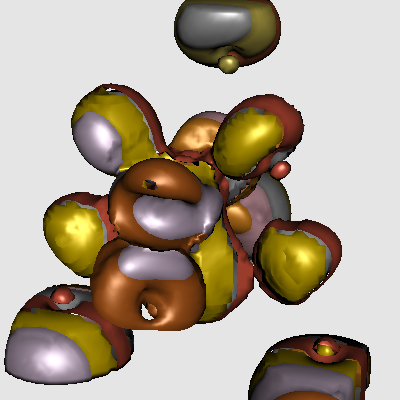

This figure's Python source:
#!/usr/bin/env python

# Test marching contours on image data cast to various scalar types.

# Factory overrides
import vtkmodules.vtkInteractionStyle  # noqa: F401
import vtkmodules.vtkRenderingFreeType  # noqa: F401
import vtkmodules.vtkRenderingOpenGL2  # noqa: F401

import os

from vtkmodules.vtkCommonColor import vtkNamedColors
from vtkmodules.vtkFiltersGeneral import vtkMarchingContourFilter
from vtkmodules.vtkFiltersModeling import vtkOutlineFilter
from vtkmodules.vtkIOLegacy import vtkStructuredPointsReader
from vtkmodules.vtkImagingCore import (
    vtkImageCast,
    vtkImageClip,
)
from vtkmodules.vtkRenderingCore import (
    vtkActor,
    vtkPolyDataMapper,
    vtkRenderWindow,
    vtkRenderWindowInteractor,
    vtkRenderer,
)

named_colors = vtkNamedColors()

# Read structured points
structured_reader = vtkStructuredPointsReader()
data_dir = os.environ.get("VPE_DATA_DIR", os.path.dirname(os.path.abspath(__file__)))

structured_reader.SetFileName(os.path.join(data_dir, "ironProt.vtk"))

# Clip/Cast/Iso pipeline 0: UnsignedChar
clip_0 = vtkImageClip()
clip_0.SetInputConnection(structured_reader.GetOutputPort())
clip_0.SetOutputWholeExtent(-1000, 1000, -1000, 1000, 1, 6)

cast_0 = vtkImageCast()
cast_0.SetOutputScalarTypeToUnsignedChar()
cast_0.SetInputConnection(clip_0.GetOutputPort())
cast_0.ClampOverflowOn()

iso_0 = vtkMarchingContourFilter()
iso_0.SetInputConnection(cast_0.GetOutputPort())
iso_0.GenerateValues(1, 30, 30)

mapper_0 = vtkPolyDataMapper()
mapper_0.SetInputConnection(iso_0.GetOutputPort())
mapper_0.ScalarVisibilityOff()

rgb_0 = [0.0, 0.0, 0.0]
named_colors.GetColorRGB("flesh", rgb_0)
actor_0 = vtkActor()
actor_0.SetMapper(mapper_0)
actor_0.GetProperty().SetDiffuseColor(rgb_0)
actor_0.GetProperty().SetSpecularPower(30)
actor_0.GetProperty().SetDiffuse(.7)
actor_0.GetProperty().SetSpecular(.5)

# Clip/Cast/Iso pipeline 1: Char
clip_1 = vtkImageClip()
clip_1.SetInputConnection(structured_reader.GetOutputPort())
clip_1.SetOutputWholeExtent(-1000, 1000, -1000, 1000, 6, 11)

cast_1 = vtkImageCast()
cast_1.SetOutputScalarTypeToChar()
cast_1.SetInputConnection(clip_1.GetOutputPort())
cast_1.ClampOverflowOn()

iso_1 = vtkMarchingContourFilter()
iso_1.SetInputConnection(cast_1.GetOutputPort())
iso_1.GenerateValues(1, 30, 30)

mapper_1 = vtkPolyDataMapper()
mapper_1.SetInputConnection(iso_1.GetOutputPort())
mapper_1.ScalarVisibilityOff()

rgb_1 = [0.0, 0.0, 0.0]
named_colors.GetColorRGB("banana", rgb_1)
actor_1 = vtkActor()
actor_1.SetMapper(mapper_1)
actor_1.GetProperty().SetDiffuseColor(rgb_1)
actor_1.GetProperty().SetSpecularPower(30)
actor_1.GetProperty().SetDiffuse(.7)
actor_1.GetProperty().SetSpecular(.5)

# Clip/Cast/Iso pipeline 2: Short
clip_2 = vtkImageClip()
clip_2.SetInputConnection(structured_reader.GetOutputPort())
clip_2.SetOutputWholeExtent(-1000, 1000, -1000, 1000, 11, 16)

cast_2 = vtkImageCast()
cast_2.SetOutputScalarTypeToShort()
cast_2.SetInputConnection(clip_2.GetOutputPort())
cast_2.ClampOverflowOn()

iso_2 = vtkMarchingContourFilter()
iso_2.SetInputConnection(cast_2.GetOutputPort())
iso_2.GenerateValues(1, 30, 30)

mapper_2 = vtkPolyDataMapper()
mapper_2.SetInputConnection(iso_2.GetOutputPort())
mapper_2.ScalarVisibilityOff()

rgb_2 = [0.0, 0.0, 0.0]
named_colors.GetColorRGB("grey", rgb_2)
actor_2 = vtkActor()
actor_2.SetMapper(mapper_2)
actor_2.GetProperty().SetDiffuseColor(rgb_2)
actor_2.GetProperty().SetSpecularPower(30)
actor_2.GetProperty().SetDiffuse(.7)
actor_2.GetProperty().SetSpecular(.5)

# Clip/Cast/Iso pipeline 3: UnsignedShort
clip_3 = vtkImageClip()
clip_3.SetInputConnection(structured_reader.GetOutputPort())
clip_3.SetOutputWholeExtent(-1000, 1000, -1000, 1000, 16, 21)

cast_3 = vtkImageCast()
cast_3.SetOutputScalarTypeToUnsignedShort()
cast_3.SetInputConnection(clip_3.GetOutputPort())
cast_3.ClampOverflowOn()

iso_3 = vtkMarchingContourFilter()
iso_3.SetInputConnection(cast_3.GetOutputPort())
iso_3.GenerateValues(1, 30, 30)

mapper_3 = vtkPolyDataMapper()
mapper_3.SetInputConnection(iso_3.GetOutputPort())
mapper_3.ScalarVisibilityOff()

rgb_3 = [0.0, 0.0, 0.0]
named_colors.GetColorRGB("pink", rgb_3)
actor_3 = vtkActor()
actor_3.SetMapper(mapper_3)
actor_3.GetProperty().SetDiffuseColor(rgb_3)
actor_3.GetProperty().SetSpecularPower(30)
actor_3.GetProperty().SetDiffuse(.7)
actor_3.GetProperty().SetSpecular(.5)

# Clip/Cast/Iso pipeline 4: Int
clip_4 = vtkImageClip()
clip_4.SetInputConnection(structured_reader.GetOutputPort())
clip_4.SetOutputWholeExtent(-1000, 1000, -1000, 1000, 21, 26)

cast_4 = vtkImageCast()
cast_4.SetOutputScalarTypeToInt()
cast_4.SetInputConnection(clip_4.GetOutputPort())
cast_4.ClampOverflowOn()

iso_4 = vtkMarchingContourFilter()
iso_4.SetInputConnection(cast_4.GetOutputPort())
iso_4.GenerateValues(1, 30, 30)

mapper_4 = vtkPolyDataMapper()
mapper_4.SetInputConnection(iso_4.GetOutputPort())
mapper_4.ScalarVisibilityOff()

rgb_4 = [0.0, 0.0, 0.0]
named_colors.GetColorRGB("carrot", rgb_4)
actor_4 = vtkActor()
actor_4.SetMapper(mapper_4)
actor_4.GetProperty().SetDiffuseColor(rgb_4)
actor_4.GetProperty().SetSpecularPower(30)
actor_4.GetProperty().SetDiffuse(.7)
actor_4.GetProperty().SetSpecular(.5)

# Clip/Cast/Iso pipeline 5: UnsignedInt
clip_5 = vtkImageClip()
clip_5.SetInputConnection(structured_reader.GetOutputPort())
clip_5.SetOutputWholeExtent(-1000, 1000, -1000, 1000, 26, 31)

cast_5 = vtkImageCast()
cast_5.SetOutputScalarTypeToUnsignedInt()
cast_5.SetInputConnection(clip_5.GetOutputPort())
cast_5.ClampOverflowOn()

iso_5 = vtkMarchingContourFilter()
iso_5.SetInputConnection(cast_5.GetOutputPort())
iso_5.GenerateValues(1, 30, 30)

mapper_5 = vtkPolyDataMapper()
mapper_5.SetInputConnection(iso_5.GetOutputPort())
mapper_5.ScalarVisibilityOff()

rgb_5 = [0.0, 0.0, 0.0]
named_colors.GetColorRGB("gainsboro", rgb_5)
actor_5 = vtkActor()
actor_5.SetMapper(mapper_5)
actor_5.GetProperty().SetDiffuseColor(rgb_5)
actor_5.GetProperty().SetSpecularPower(30)
actor_5.GetProperty().SetDiffuse(.7)
actor_5.GetProperty().SetSpecular(.5)

# Clip/Cast/Iso pipeline 6: Long
clip_6 = vtkImageClip()
clip_6.SetInputConnection(structured_reader.GetOutputPort())
clip_6.SetOutputWholeExtent(-1000, 1000, -1000, 1000, 31, 36)

cast_6 = vtkImageCast()
cast_6.SetOutputScalarTypeToLong()
cast_6.SetInputConnection(clip_6.GetOutputPort())
cast_6.ClampOverflowOn()

iso_6 = vtkMarchingContourFilter()
iso_6.SetInputConnection(cast_6.GetOutputPort())
iso_6.GenerateValues(1, 30, 30)

mapper_6 = vtkPolyDataMapper()
mapper_6.SetInputConnection(iso_6.GetOutputPort())
mapper_6.ScalarVisibilityOff()

rgb_6 = [0.0, 0.0, 0.0]
named_colors.GetColorRGB("tomato", rgb_6)
actor_6 = vtkActor()
actor_6.SetMapper(mapper_6)
actor_6.GetProperty().SetDiffuseColor(rgb_6)
actor_6.GetProperty().SetSpecularPower(30)
actor_6.GetProperty().SetDiffuse(.7)
actor_6.GetProperty().SetSpecular(.5)

# Clip/Cast/Iso pipeline 7: UnsignedLong
clip_7 = vtkImageClip()
clip_7.SetInputConnection(structured_reader.GetOutputPort())
clip_7.SetOutputWholeExtent(-1000, 1000, -1000, 1000, 36, 41)

cast_7 = vtkImageCast()
cast_7.SetOutputScalarTypeToUnsignedLong()
cast_7.SetInputConnection(clip_7.GetOutputPort())
cast_7.ClampOverflowOn()

iso_7 = vtkMarchingContourFilter()
iso_7.SetInputConnection(cast_7.GetOutputPort())
iso_7.GenerateValues(1, 30, 30)

mapper_7 = vtkPolyDataMapper()
mapper_7.SetInputConnection(iso_7.GetOutputPort())
mapper_7.ScalarVisibilityOff()

rgb_7 = [0.0, 0.0, 0.0]
named_colors.GetColorRGB("gold", rgb_7)
actor_7 = vtkActor()
actor_7.SetMapper(mapper_7)
actor_7.GetProperty().SetDiffuseColor(rgb_7)
actor_7.GetProperty().SetSpecularPower(30)
actor_7.GetProperty().SetDiffuse(.7)
actor_7.GetProperty().SetSpecular(.5)

# Clip/Cast/Iso pipeline 8: Float
clip_8 = vtkImageClip()
clip_8.SetInputConnection(structured_reader.GetOutputPort())
clip_8.SetOutputWholeExtent(-1000, 1000, -1000, 1000, 41, 46)

cast_8 = vtkImageCast()
cast_8.SetOutputScalarTypeToFloat()
cast_8.SetInputConnection(clip_8.GetOutputPort())
cast_8.ClampOverflowOn()

iso_8 = vtkMarchingContourFilter()
iso_8.SetInputConnection(cast_8.GetOutputPort())
iso_8.GenerateValues(1, 30, 30)

mapper_8 = vtkPolyDataMapper()
mapper_8.SetInputConnection(iso_8.GetOutputPort())
mapper_8.ScalarVisibilityOff()

rgb_8 = [0.0, 0.0, 0.0]
named_colors.GetColorRGB("thistle", rgb_8)
actor_8 = vtkActor()
actor_8.SetMapper(mapper_8)
actor_8.GetProperty().SetDiffuseColor(rgb_8)
actor_8.GetProperty().SetSpecularPower(30)
actor_8.GetProperty().SetDiffuse(.7)
actor_8.GetProperty().SetSpecular(.5)

# Clip/Cast/Iso pipeline 9: Double
clip_9 = vtkImageClip()
clip_9.SetInputConnection(structured_reader.GetOutputPort())
clip_9.SetOutputWholeExtent(-1000, 1000, -1000, 1000, 46, 51)

cast_9 = vtkImageCast()
cast_9.SetOutputScalarTypeToDouble()
cast_9.SetInputConnection(clip_9.GetOutputPort())
cast_9.ClampOverflowOn()

iso_9 = vtkMarchingContourFilter()
iso_9.SetInputConnection(cast_9.GetOutputPort())
iso_9.GenerateValues(1, 30, 30)

mapper_9 = vtkPolyDataMapper()
mapper_9.SetInputConnection(iso_9.GetOutputPort())
mapper_9.ScalarVisibilityOff()

rgb_9 = [0.0, 0.0, 0.0]
named_colors.GetColorRGB("chocolate", rgb_9)
actor_9 = vtkActor()
actor_9.SetMapper(mapper_9)
actor_9.GetProperty().SetDiffuseColor(rgb_9)
actor_9.GetProperty().SetSpecularPower(30)
actor_9.GetProperty().SetDiffuse(.7)
actor_9.GetProperty().SetSpecular(.5)

# Outline
outline = vtkOutlineFilter()
outline.SetInputConnection(structured_reader.GetOutputPort())

outline_mapper = vtkPolyDataMapper()
outline_mapper.SetInputConnection(outline.GetOutputPort())

outline_actor = vtkActor()
outline_actor.SetMapper(outline_mapper)
outline_actor.VisibilityOff()

# Renderer
renderer = vtkRenderer()
renderer.AddActor(actor_0)
renderer.AddActor(actor_1)
renderer.AddActor(actor_2)
renderer.AddActor(actor_3)
renderer.AddActor(actor_4)
renderer.AddActor(actor_5)
renderer.AddActor(actor_6)
renderer.AddActor(actor_7)
renderer.AddActor(actor_8)
renderer.AddActor(actor_9)
renderer.AddActor(outline_actor)
renderer.SetBackground(0.9, .9, .9)

# Window
render_window = vtkRenderWindow()
render_window.AddRenderer(renderer)
render_window.SetSize(400, 400)
render_window.SetWindowName("image mc all")

# Scene
renderer.ResetCamera()
renderer.GetActiveCamera().SetViewAngle(30)
renderer.GetActiveCamera().Elevation(20)
renderer.GetActiveCamera().Azimuth(20)
renderer.GetActiveCamera().Zoom(1.5)
renderer.ResetCameraClippingRange()

# Interactor
interactor = vtkRenderWindowInteractor()
interactor.SetRenderWindow(render_window)

interactor.Initialize()
interactor.Start()
